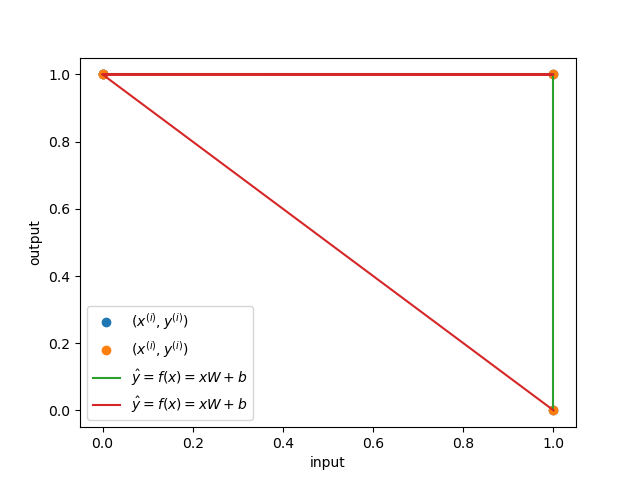

Recreate this plot in Python.
from curses import termname
from pickletools import optimize
from statistics import mode
from xml.etree.ElementTree import tostring
import torch
import numpy as np
import matplotlib.pyplot as plt

x_train = torch.tensor([[0.0, 0.0], [0.0, 1.0], [1.0, 0.0], [1.0, 1.0]])
y_train = torch.tensor([[1.0], [1.0], [1.0], [0.0]])

class CrossEntropyNANDModel:
    def __init__(self):
        # Model variables
        self.W = torch.tensor([[0.0], [0.0]], requires_grad=True)
        self.b = torch.tensor([[0.0]], requires_grad=True)
        
    def logits(self, x):
        return x @ self.W + self.b
        
    def f(self, x):
        return torch.nn.Sigmoid()(self.logits(x))

    def loss(self, x, y):
        return torch.nn.functional.binary_cross_entropy_with_logits(self.logits(x), y)


model = CrossEntropyNANDModel()
optimizer = torch.optim.SGD([model.W, model.b], 10.0)
for epoch in range(10_000):
    model.loss(x_train, y_train).backward()
    optimizer.step()
    optimizer.zero_grad()
    
    if epoch % 10000 == 0: print("epoch: ", epoch)
    
#Print model variables and loss
print("W = %s, b = %s, loss = %s" % (model.W, model.b, model.loss(x_train, y_train)))

print("!(0.0 and 0.0) should give 1.0 => %s" % model.f(x_train[0:1, :]))
print("!(0.0 and 1.0) should give 1.0 => %s" % model.f(x_train[1:2, :]))
print("!(1.0 and 0.0) should give 1.0 => %s" % model.f(x_train[2:3, :]))
print("!(1.0 and 1.0) should give 0.0 => %s" % model.f(x_train[3:4, :]))

plt.plot(x_train, y_train, 'o', label='$(x^{(i)},y^{(i)})$')
plt.xlabel('input')
plt.ylabel('output')
plt.plot(x_train, model.f(x_train).detach(), label='$\\hat y = f(x) = xW+b$')
plt.legend()
plt.savefig("./2/b.png")
